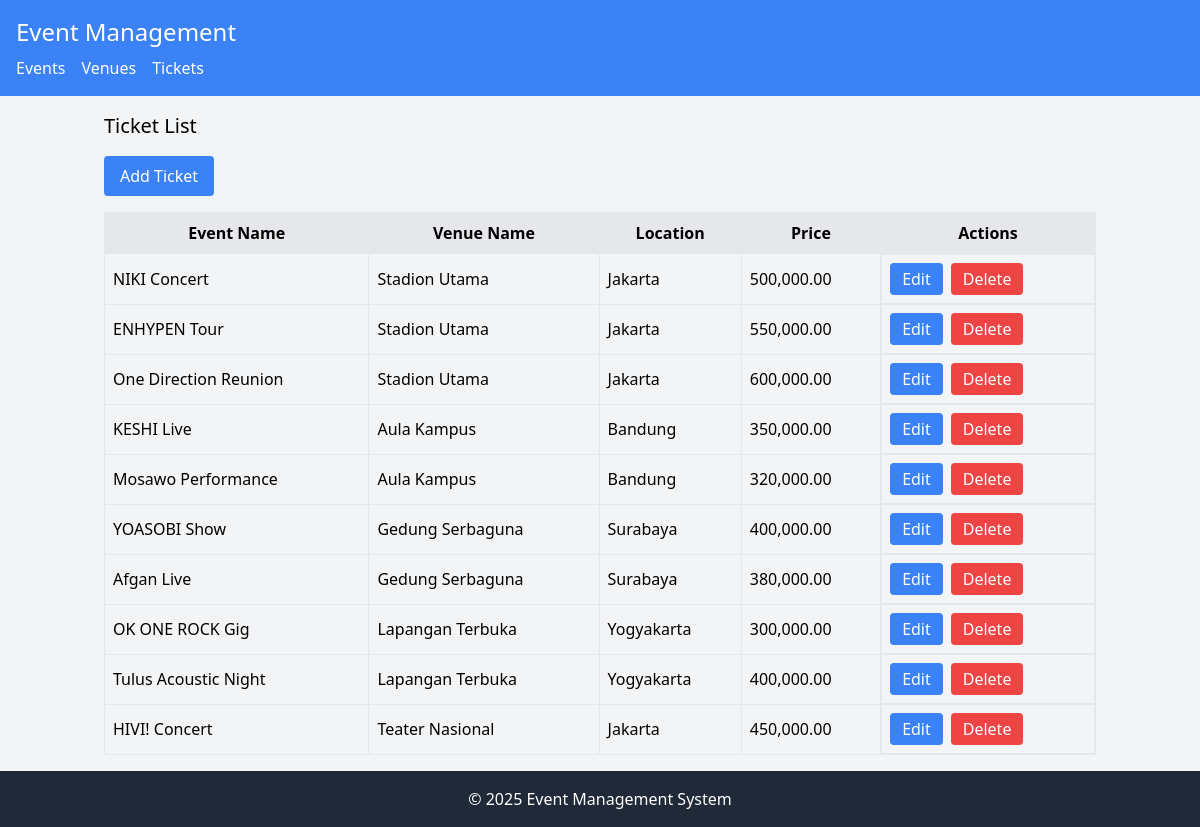
The app's page /index.php?entity=ticket with its own data.
### tables this page shows
CREATE TABLE ticket (
    id INT AUTO_INCREMENT PRIMARY KEY,
    event_id INT NOT NULL,
    venue_id INT NOT NULL,
    price DECIMAL(10,2) NOT NULL,
    FOREIGN KEY (event_id) REFERENCES event(id),
    FOREIGN KEY (venue_id) REFERENCES venue(id)
);

CREATE TABLE event (
    id INT AUTO_INCREMENT PRIMARY KEY,
    event_name VARCHAR(100) NOT NULL,
    event_date DATE NOT NULL
);

CREATE TABLE venue (
    id INT AUTO_INCREMENT PRIMARY KEY,
    venue_name VARCHAR(100) NOT NULL,
    location VARCHAR(150) NOT NULL
);

### model/Ticket.php (called while the page is built, shortened)
<?php
require_once 'config/Database.php';
class Ticket {
    private $conn;
    private $table = 'ticket';
    public function __construct() {
        $database = new Database();
        $this->conn = $database->getConnection();
    }
    public function getAll() {
        $query = "SELECT t.*, e.event_name, v.venue_name, v.location
                  FROM " . $this->table . " t
                  JOIN event e ON t.event_id = e.id
                  JOIN venue v ON t.venue_id = v.id";
        $stmt = $this->conn->prepare($query);
        $stmt->execute();
        return $stmt->fetchAll(PDO::FETCH_ASSOC);
    }
}
?>

### config/Database.php (called while the page is built, shortened)
<?php
class Database {
    private $host = "localhost";
    private $username = "root";
    private $password = "";
    private $database = "event_management";
    public function getConnection() {
        $this->conn = null;
        try {
            $this->conn = new PDO("mysql:host=" . $this->host . ";dbname=" . $this->database, $this->username, $this->password);
            $this->conn->setAttribute(PDO::ATTR_ERRMODE, PDO::ERRMODE_EXCEPTION);
        } catch(PDOException $e) {
            echo "Connection error: " . $e->getMessage();
        }
        return $this->conn;
    }
}
?>

### model/Event.php (called while the page is built, shortened)
<?php
require_once 'config/Database.php';
class Event {
    public function __construct() {
        $database = new Database();
    }
}
?>

### model/Venue.php (called while the page is built, shortened)
<?php
require_once 'config/Database.php';
class Venue {
    public function __construct() {
        $database = new Database();
    }
}
?>

### viewmodel/TicketViewModel.php (called while the page is built, shortened)
<?php
require_once 'model/Ticket.php';
require_once 'model/Event.php';
require_once 'model/Venue.php';
class TicketViewModel {
    private $ticket;
    public function __construct() {
        $this->ticket = new Ticket();
    }
    public function getTicketList() {
        return $this->ticket->getAll();
    }
}
?>

### views/ticket_list.php (the view)
<?php
require_once 'views/template/header.php';
?>
<h2 class="text-xl mb-4">Ticket List</h2>
<a href="index.php?entity=ticket&action=add" class="bg-blue-500 text-white px-4 py-2 rounded mb-4 inline-block">Add Ticket</a>
<table class="w-full border">
    <tr class="bg-gray-200">
        <th class="border p-2">Event Name</th>
        <th class="border p-2">Venue Name</th>
        <th class="border p-2">Location</th>
        <th class="border p-2">Price</th>
        <th class="border p-2">Actions</th>
    </tr>
    <?php foreach ($ticketList as $ticket): ?>
    <tr>
        <td class="border p-2"><?php echo htmlspecialchars($ticket['event_name']); ?></td>
        <td class="border p-2"><?php echo htmlspecialchars($ticket['venue_name']); ?></td>
        <td class="border p-2"><?php echo htmlspecialchars($ticket['location']); ?></td>
        <td class="border p-2"><?php echo number_format($ticket['price'], 2); ?></td>
        <td class="border p-2 flex space-x-2">
            <a href="index.php?entity=ticket&action=edit&id=<?php echo $ticket['id']; ?>" class="bg-blue-500 text-white px-3 py-1 rounded hover:bg-blue-600">Edit</a>
            <form action="index.php?entity=ticket&action=delete&id=<?php echo $ticket['id']; ?>" method="POST" onsubmit="return confirm('Are you sure?');" style="display:inline;">
                <button type="submit" class="bg-red-500 text-white px-3 py-1 rounded hover:bg-red-600">Delete</button>
            </form>
        </td>
    </tr>
    <?php endforeach; ?>
</table>
<?php
require_once 'views/template/footer.php';
?>

### records on screen
ticket: event.event_name "NIKI Concert", venue.venue_name "Stadion Utama", venue.location "Jakarta", price "500,000.00"
ticket: event.event_name "ENHYPEN Tour", venue.venue_name "Stadion Utama", venue.location "Jakarta", price "550,000.00"
ticket: event.event_name "One Direction Reunion", venue.venue_name "Stadion Utama", venue.location "Jakarta", price "600,000.00"
ticket: event.event_name "KESHI Live", venue.venue_name "Aula Kampus", venue.location "Bandung", price "350,000.00"
ticket: event.event_name "Mosawo Performance", venue.venue_name "Aula Kampus", venue.location "Bandung", price "320,000.00"
ticket: event.event_name "YOASOBI Show", venue.venue_name "Gedung Serbaguna", venue.location "Surabaya", price "400,000.00"
ticket: event.event_name "Afgan Live", venue.venue_name "Gedung Serbaguna", venue.location "Surabaya", price "380,000.00"
ticket: event.event_name "OK ONE ROCK Gig", venue.venue_name "Lapangan Terbuka", venue.location "Yogyakarta", price "300,000.00"
ticket: event.event_name "Tulus Acoustic Night", venue.venue_name "Lapangan Terbuka", venue.location "Yogyakarta", price "400,000.00"
ticket: event.event_name "HIVI! Concert", venue.venue_name "Teater Nasional", venue.location "Jakarta", price "450,000.00"
